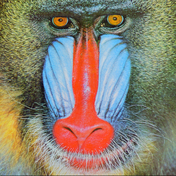
%> input picture excersiecs/EhsanMajidigithub/8/baboon.png, 176 x 176 px, shrunk from 512 x 512 before the run
$ octave q23.m   (GNU Octave 9; MATLAB toolbox functions it lacks are replaced by stand-ins)
%> lines starting %> are read from the running program, lines starting %| are printed output that depends on the picture
clc
clear data;
clear all;
image =imread('benchmark\baboon.png');
%> image is the input picture: size 176x176x3 uint8; mean R, G, B 137.5, 128.9, 113.2
subplot(2,2,1);imshow(image);
Red = image(:,:,1);
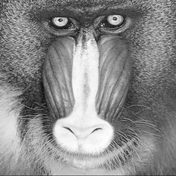
%> Red: size 176x176 uint8; min 12, max 254, mean 137.5
Green = image(:,:,2);
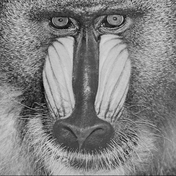
%> Green: size 176x176 uint8; min 3, max 214, mean 128.9
Blue = image(:,:,3);
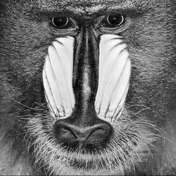
%> Blue: size 176x176 uint8; min 0, max 255, mean 113.2
histogram(Red );
%> after the loop in histogram, `for i=1:columns`: count = 256 values, max 267 at index 140, min 0 at index 1, mean 121
subplot(2,2,2);bar(ans);
title('Red');
histogram(Green );
subplot(2,2,3);bar(ans);
title('Green');
histogram(Blue );
subplot(2,2,4);bar(ans);
title('Blue');
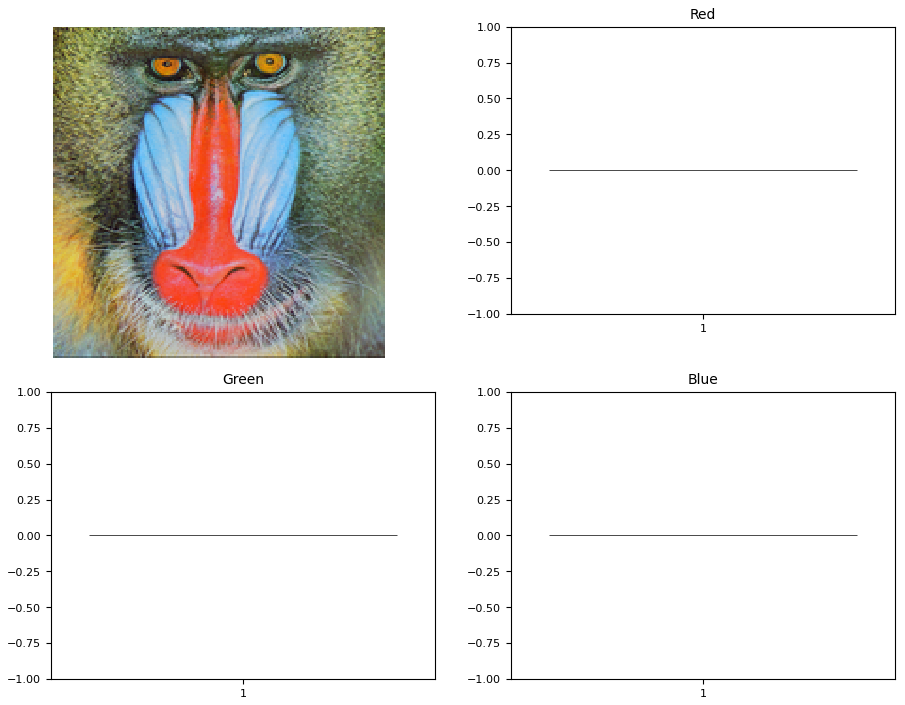
%> figure redrawn from the program's plot data, 4 panels
function [count]=histogram(picture)
[columns,rows]=size(picture);
count=zeros(1,256);
for i=1:columns
 for j=1:rows
   m=picture(i,j);
   count(m+1)=count(m+1)+1;
end
end
end
